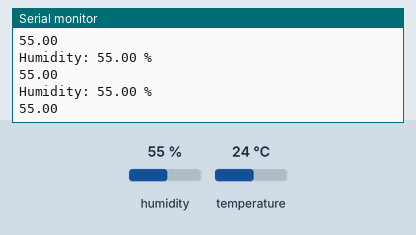
This sketch was run on a simulated Arduino Uno, built with avr-gcc and run on an emulated ATmega328P. Shown: the last lines printed to the serial monitor. Inputs (shaded band) come from the test bench; at power-on: humidity 55 %, temperature 24 °C.

Above: at 3.0 s.
3.1 s: humidity set to 22 %
At 4.45 s:
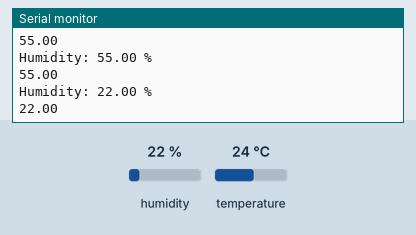
5.9 s: humidity set to 40 %
At 6.27 s:
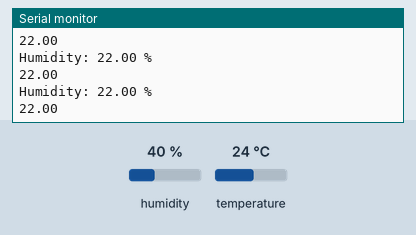
Timing chart, 0 to 8.9 s (numbered marks = the images above; inputs shaded):
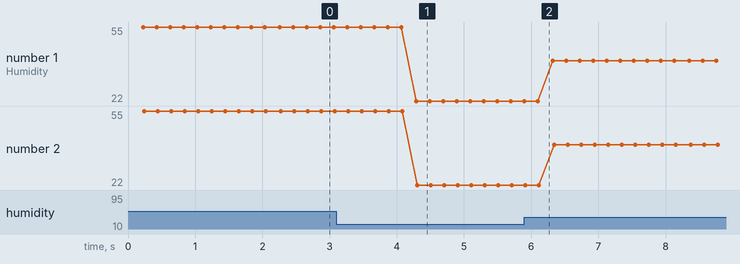

Measured:
- after the input at 3.1 s, the serial monitor: prints a new line after 1.2 s (image 1)
- plotted number 1: 55 → 22 after the input at 3.1 s, 22 → 40 after the input at 5.9 s
- plotted number 2: 55 → 22 after the input at 3.1 s, 22 → 40 after the input at 5.9 s

The sketch:

sketch_may7a.ino
```cpp
#include "DHT.h"

#define DHTPIN 2
#define DHTTYPE DHT11

DHT dht(DHTPIN, DHTTYPE);

void setup() {
  Serial.begin(9600);
  dht.begin();
}

void loop() {
  delay(200);

  float humidity = dht.readHumidity();

  // For Serial Monitor
  Serial.print("Humidity: ");
  Serial.print(humidity);
  Serial.println(" %");

  // For Serial Plotter
  Serial.println(humidity);
}
```
